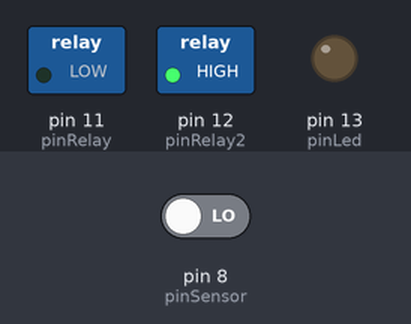
Bench run of a sketch on a simulated Arduino Uno, built with avr-gcc and run on an emulated ATmega328P. On the bench: switched loads named in the sketch (green lamp = pin HIGH), output pins drawn as LEDs (lit = HIGH). The test bench sets the inputs (shaded band); at power-on: pin 8 (pinSensor) LOW.

Above: at 1.2 s.
1.3 s: pin 8 (pinSensor) driven HIGH
At 1.7 s:
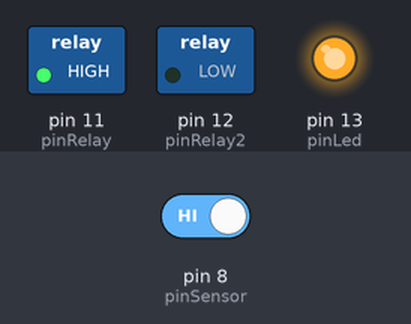
2.8 s: pin 8 (pinSensor) driven LOW
At 4.1 s:
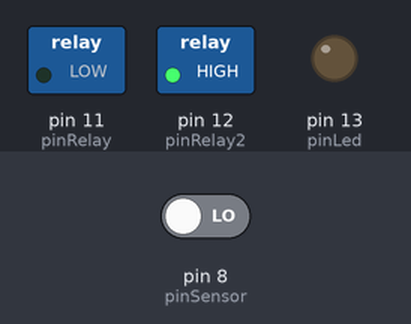
Timing chart, 0 to 5.8 s (numbered marks = the images above; inputs shaded):
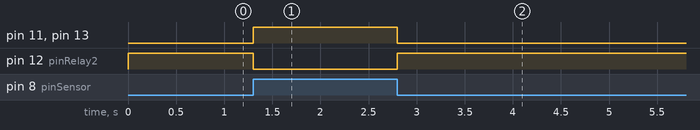

Measured:
- after the input at 1.3 s, pin 11 (pinRelay), pin 13 (pinLed): LOW → HIGH at once; pin 12 (pinRelay2): HIGH → LOW at once
- after the input at 2.8 s, pin 11 (pinRelay), pin 13 (pinLed): HIGH → LOW at once; pin 12 (pinRelay2): LOW → HIGH at once

The sketch:

penyiram-tanaman.ino
```cpp
int pinLed = 13;
int pinSensor = 8;
int pinRelay = 11;
int pinRelay2 = 12;

void setup() {
  // put your setup code here, to run once:
  pinMode(pinRelay, OUTPUT);
  pinMode(pinRelay2, OUTPUT);
  pinMode(pinLed, OUTPUT);
  pinMode(pinSensor, INPUT);
}

void loop() {
  // put your main code here, to run repeatedly:
  int basah = digitalRead(pinSensor);
  digitalWrite(pinRelay, basah);
  digitalWrite(pinLed, basah);
  digitalWrite(pinRelay2, !basah);
}
```
